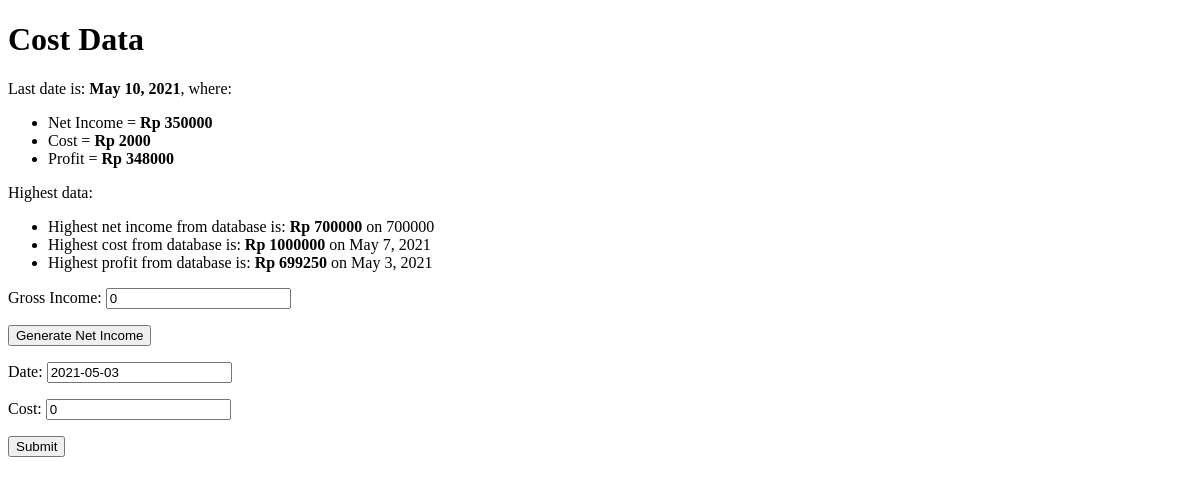
Before: / with the older database file.
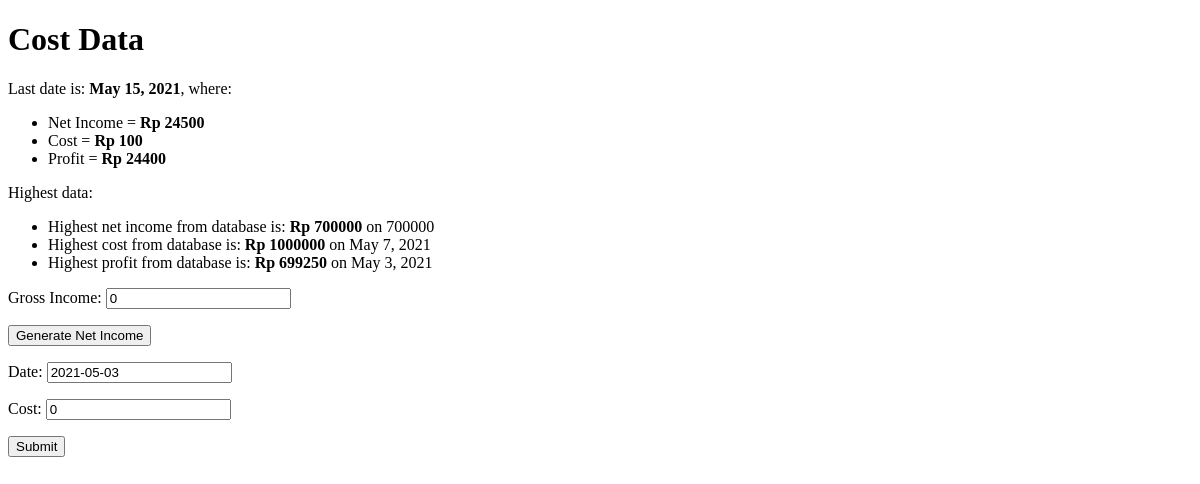
After: the same page with the newer database file.
### jobs/models.py (models this page shows)
class Cost(models.Model):
    costModel = models.DecimalField(max_digits=8, decimal_places=0)
    dateModel = models.DateField()
    incomeModel = models.DecimalField(max_digits=8, decimal_places=0, default=0)
    def profitModel(self):
        return self.incomeModel - self.costModel

### jobs/views.py (the view)
# urls.py: path('', jobs_views.costView, name='cost'),
def costView(request):
    lastResult = Cost.objects.all().last()
    costList = Cost.objects.all().order_by('-costModel')
    incomeList = Cost.objects.all().order_by('-incomeModel')
    profitList = []
    for datas in Cost.objects.all():
        x1 = datas.incomeModel
        y1 = datas.costModel
        z1 = datas.dateModel
        profitList.append([x1-y1, z1])
    orderedProfitList = sorted(profitList, reverse=True)
    if request.method == 'POST':
        form = CostForm(request.POST)
        if form.is_valid():
            setDate = request.POST.get('dateValue')
            setCost = request.POST.get('costValue')
            setIncome = request.POST.get('incomeValue')
            newData = Cost(dateModel=setDate, costModel=setCost, incomeModel=setIncome)
            newData.save()
            return redirect(reverse('cost'))
    else:
        form = CostForm()
    context = {'form':form, 'lastData':lastResult, 'listOfCost':costList,
                'listOfIncome': incomeList, 'listOfProfit': orderedProfitList}
    return render(request, 'jobs/cost.html', context)

### jobs/forms.py
class CostForm(forms.Form):
    costValue = forms.DecimalField()
    dateValue = forms.DateField()
    incomeValue = forms.DecimalField()

### jobs/templates/jobs/cost.html (shortened to what this page needs)
<!DOCTYPE html>
<html lang="en" dir="ltr">
  <head>
  </head>
  <body>
    <h1>Cost Data</h1>
    <p>Last date is: <strong>{{ lastData.dateModel }}</strong>, where:</p>
    <ul>
      <li>Net Income = <strong>Rp {{ lastData.incomeModel }}</strong></li>
      <li>Cost = <strong>Rp {{ lastData.costModel }}</strong></li>
      <li>Profit = <strong>Rp {{ lastData.profitModel }}</strong></li>
    </ul>
    <p>Highest data:</p>
    <ul>
      <li>Highest net income from database is: <strong>Rp {{ listOfIncome.first.incomeModel }}</strong> on {{ listOfIncome.first.incomeModel }}</li>
      <li>Highest cost from database is: <strong>Rp {{ listOfCost.first.costModel }}</strong> on {{ listOfCost.first.dateModel }}</li>
      <li>Highest profit from database is: <strong>Rp {{ listOfProfit.0.0 }}</strong> on {{ listOfProfit.0.1 }}</li>
    </ul>
    <p>
      <label>Gross Income:</label>
      <input type="text" id="income" value="0"/>
    </p>
    <button id="incomeButton">Generate Net Income</button>
    <form class="" action="{% url 'cost' %}" method="post">
      <p>
        <label>Date:</label>
        <input type="text" name="dateValue" value="{% now "Y-m-d" %}"/>
      </p>
      <p>
        <label>Cost:</label>
        <input type="text" name="costValue" value="0"/>
      </p>
      <input type="submit" value="Submit"/>
    </form>
  </body>
</html>

Changed rows visible on the page:
no longer on this page (row unchanged): Cost: dateModel "May 10, 2021", incomeModel "350000", costModel "2000", profitModel "348000"
added Cost: dateModel "May 15, 2021", incomeModel "24500", costModel "100", profitModel "24400"
